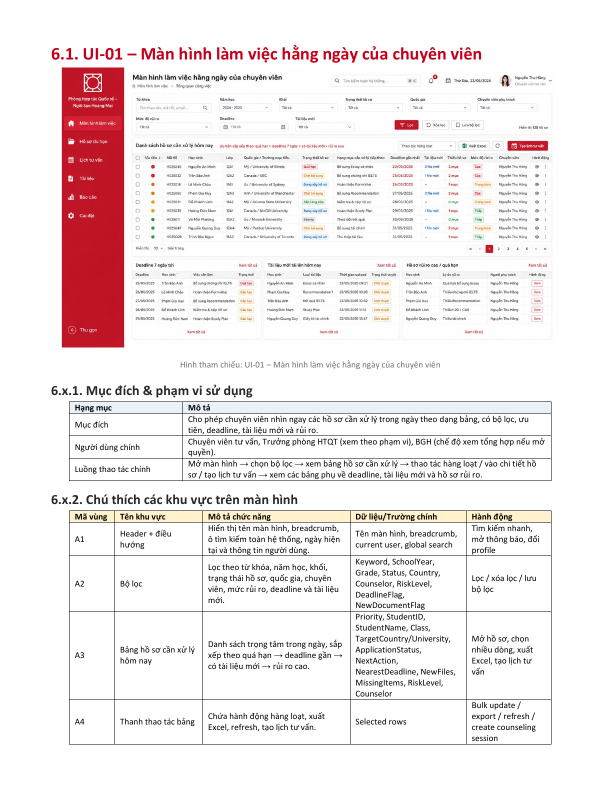
#> input picture work/ui_pages/page-04.png, 1224 x 1584 px, found by its file name (shown at 1/2 size); its folder holds 4 pictures in this run
$ python crop_ui_references.py
#> lines starting #> are read from the running program, lines starting #| are printed output that depends on the picture
from pathlib import Path

from PIL import Image, ImageChops


source_dir = Path("work/ui_pages")
output_dir = Path("work/ui_crops")
output_dir.mkdir(parents=True, exist_ok=True)

screens = {
    4: "UI-01_worklist",
    6: "UI-02_registration",
    8: "UI-03_student_360",
    10: "UI-04_evidence",
    12: "UI-05_application_pipeline",
    14: "UI-07_documents_essays",
    16: "PW-01_public_website",
    18: "PW-02_cms",
}

for page_number, screen_name in screens.items():
    image = Image.open(source_dir / f"page-{page_number:02d}.png").convert("RGB")
#> image is the input picture: PIL image 1224x1584 RGB; mean R, G, B 242.1, 235, 235.4
    top = 194 if page_number == 10 else 126
    crop = image.crop((112, top, 1120, 706))
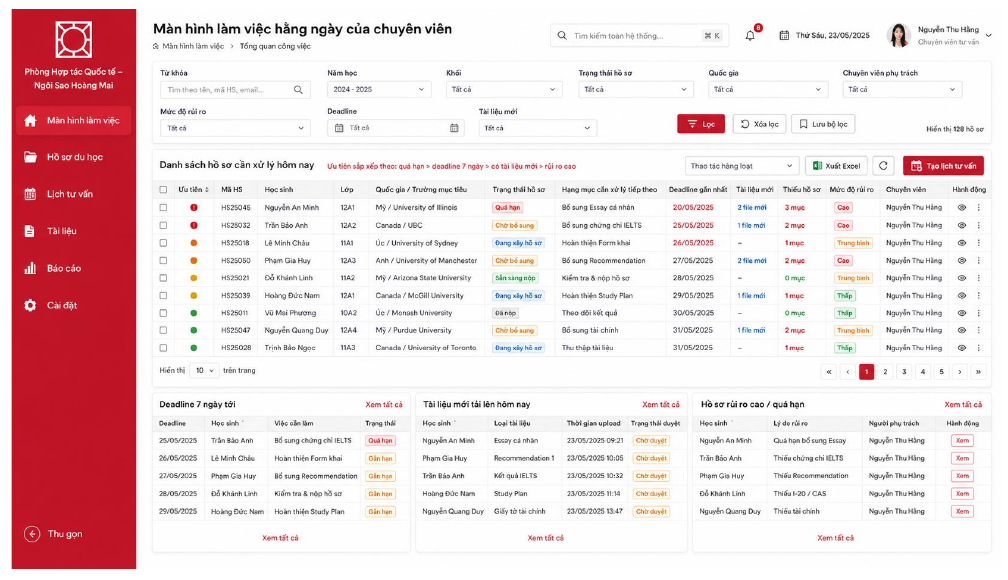
#> crop: PIL image 1008x580 RGB; mean R, G, B 238, 217, 219
    background = Image.new("RGB", crop.size, "white")
#> background: PIL image 1008x580 RGB; every value is 255
    diff = ImageChops.difference(crop, background)
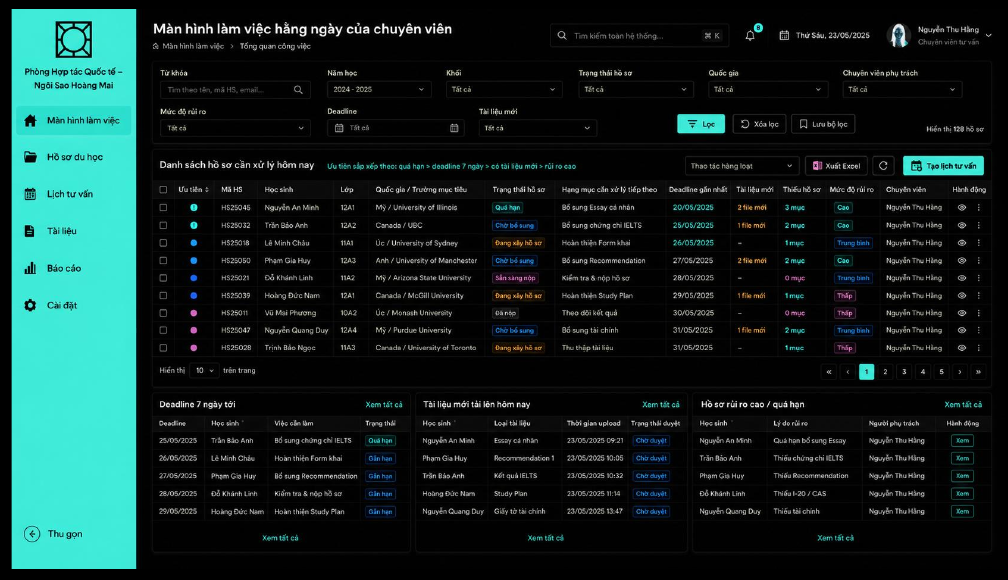
#> diff: PIL image 1008x580 RGB; mean R, G, B 17, 38, 36
    bbox = diff.getbbox()
#> bbox = (11, 9, 1005, 569)
    if bbox:
        left, top, right, bottom = bbox
#> left = 11; top = 9; right = 1005; bottom = 569
        crop = crop.crop((max(0, left - 8), max(0, top - 8), min(crop.width, right + 8), min(crop.height, bottom + 8)))
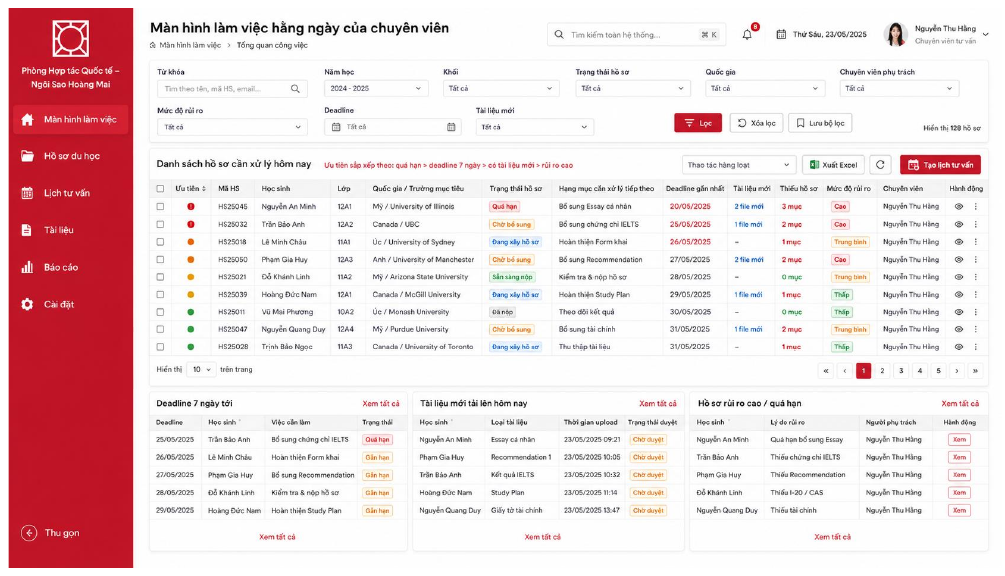
#> crop: PIL image 1005x576 RGB; mean R, G, B 237.9, 216.6, 218.6
    if page_number == 16 and crop.width > 20 and crop.height > 20:
        crop = crop.crop((8, 8, crop.width - 8, crop.height - 8))
    crop.save(output_dir / f"{screen_name}.png", optimize=True)
#> pass 2 of the loop `for page_number, screen_name in screens.items():`:
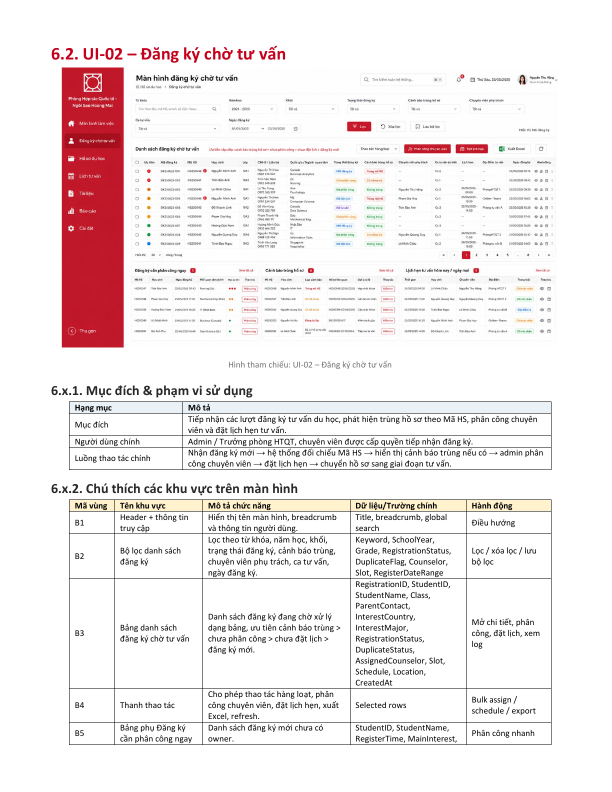
#> input picture work/ui_pages/page-06.png, 1224 x 1584 px, found by its file name (shown at 1/2 size)
#> image is the input picture: PIL image 1224x1584 RGB; mean R, G, B 242.1, 235.5, 235.8
#> `diff = ImageChops.difference(crop, background)`:
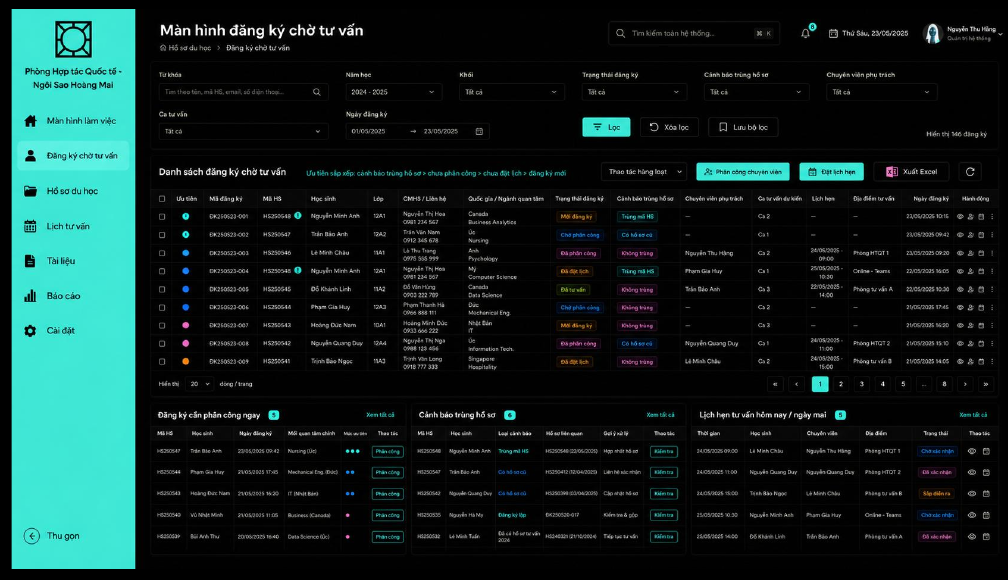
#> diff: PIL image 1008x580 RGB; mean R, G, B 16, 36.6, 34.7
#> bbox = (11, 9, 1006, 569)
#> right = 1006
#> `crop = crop.crop((max(0, left - 8), max(0, top - 8), min(crop.width, r..`:
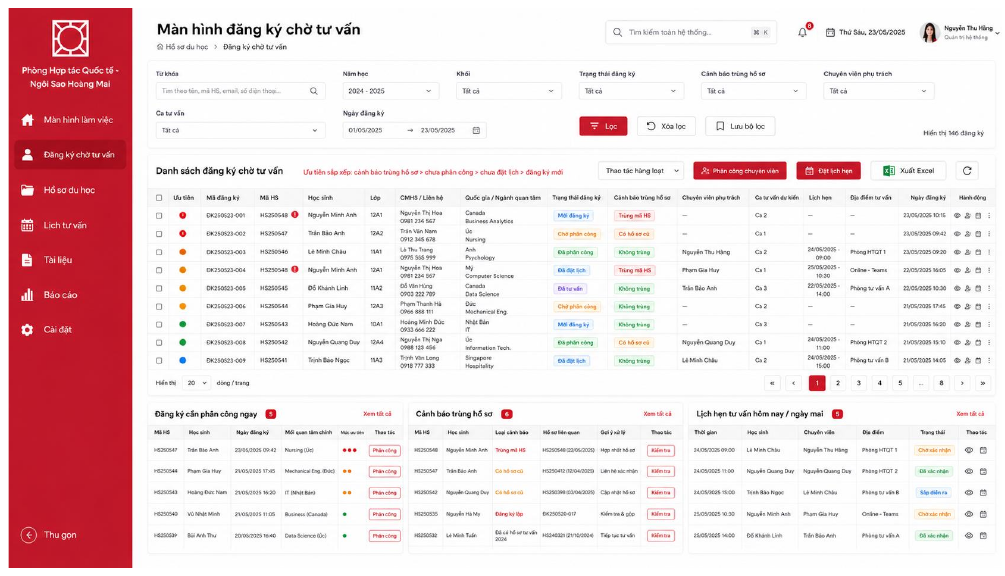
#> crop: PIL image 1005x576 RGB; mean R, G, B 238.8, 218, 220
#> (the run stopped early here; a loop or call above may not have finished)
